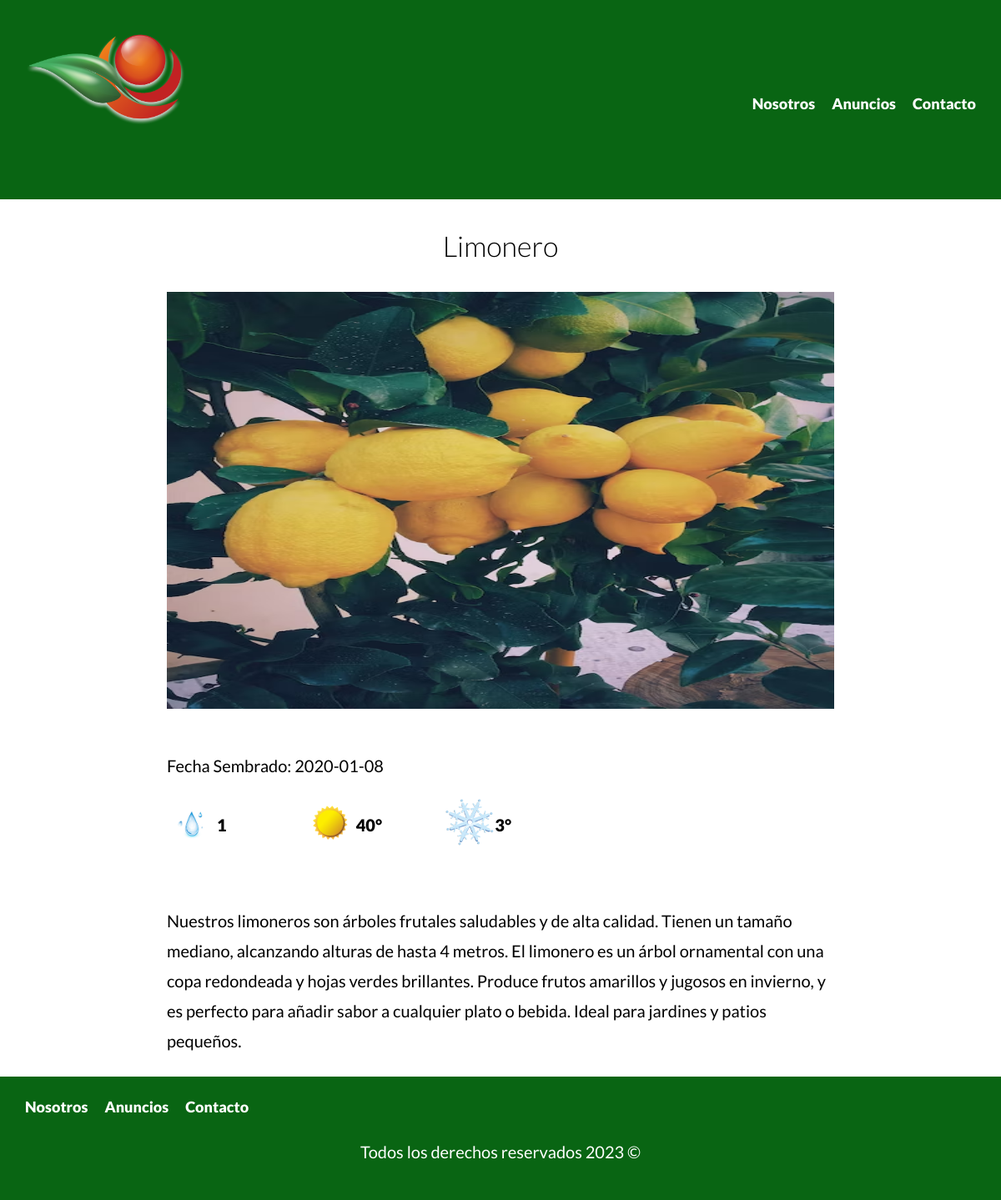
Screenshot of /anuncio.php?id=15 with the database file from the repository.
### tables this page shows
CREATE TABLE `vivero` (
  `id` int(11) NOT NULL,
  `nombre` varchar(45) NOT NULL,
  `imagen` varchar(200) NOT NULL,
  `descripcion` varchar(600) NOT NULL,
  `sol` int(3) NOT NULL,
  `agua` int(1) NOT NULL,
  `frio` int(3) NOT NULL,
  `fechaSembrado` date NOT NULL
);

### anuncio.php (the view, shortened to what this page needs)
<?php
$id = $_GET['id'];
$id = filter_var($id, FILTER_VALIDATE_INT);
$db = conectarDB();
$query = "SELECT * FROM  vivero WHERE id= ${id}";
$resultado  = mysqli_query($db,$query);
$arbol = mysqli_fetch_assoc($resultado);
    include 'src/includes/templates/header.php';
?>
    <main class="contenedor seccion  contenido-centrado">
         <h2><?php echo $arbol['nombre']; ?></h2>
        <img src="/imagenes/<?php echo $arbol['imagen']; ?>" alt="">
        <div  class="resumen-propiedad">
            <p class="fecha">Fecha Sembrado: <?php echo $arbol['fechaSembrado']; ?></p>
            <ul class="iconos-caracteristicas">
                <li>
                    <img src="/build/img/gotaIcono.png" alt="" loading="lazy">
                    <p><?php echo $arbol['agua']; ?></p>
                </li>
                <li>
                    <img src="/build/img/solIcono.png" alt="" loading="lazy">
                    <p><?php echo $arbol['sol']; ?>°</p>
                </li>
                <li>
                    <img src="/build/img/copo.png" alt="" loading="lazy">
                    <p><?php echo $arbol['frio']; ?>°</p>
                </li>
            </ul>
            <p><?php echo $arbol['descripcion']; ?></p>
        </div>
    </main>
<?php
include 'src/includes/templates/footer.php';
?>

### build/css/app.css (style rules this page uses)
html { -webkit-text-size-adjust:100%;line-height:1.15 }
body { margin:0 }
main { display:block }
img { border-style:none }
html { box-sizing:border-box;font-size:62.5% }
*,:after,:before { box-sizing:inherit }
body { font-family:Lato,sans-serif;font-size:1.6rem;line-height:1.8 }
p { color:#000;font-size:2rem }
.contenedor { margin:0 auto;max-width:120rem;width:95% }
img,picture { display:block;width:100% }
h1,h2,h3 { font-family:Lato,sans-serif;font-weight:300;margin:2.5rem 0;text-align:center }
h2 { font-size:3.4rem }
.seccion { margin-bottom:2.5rem;margin-top:2.5rem }
.contenido-centrado { max-width:800px }
.iconos-caracteristicas { display:flex;list-style:none;max-width:50rem;padding:0 }
.iconos-caracteristicas li { display:flex;flex:1 }
.iconos-caracteristicas img { flex:0 0 6rem;height:6rem;margin-right:0 rem }
.iconos-caracteristicas p { font-weight:900;margin-top:1.5rem }
img { height:50rem;margin-bottom:5rem }

### rows the page displays
vivero: nombre "Limonero", imagen (picture), fechaSembrado "2020-01-08", agua "1", sol "40", frio "3", descripcion "Nuestros limoneros son árboles frutales saludables y de alta calidad. Tienen un tamaño mediano, alcanzando alturas de hasta 4 metros. El limonero es un árbol ornamental con una copa redondeada y hojas verdes brillantes. Produce frutos amarillos y jugosos en invierno, y es perfecto para añadir sabor a cualquier plato o bebida. Ideal para jardines y patios pequeños."
